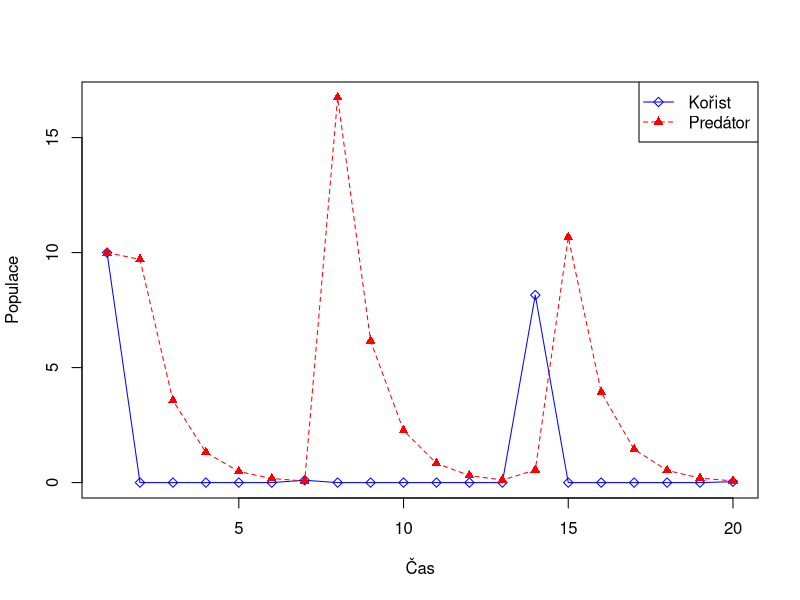
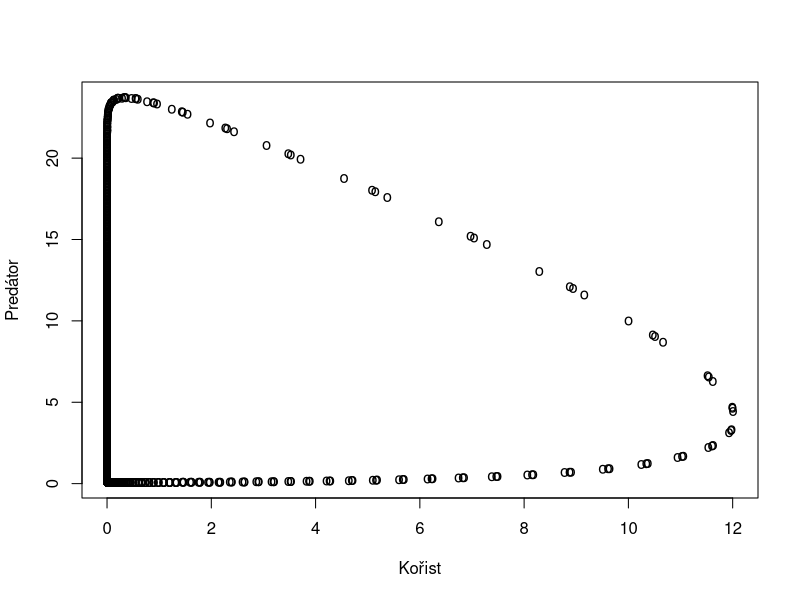

The R script that drew these images, in order:
# http://www.r-bloggers.com/lotka-volterra-model%C2%A0%C2%A0intro/
# and modified

library(deSolve)

lotkav <- function (time, state, pars) {
    with(as.list(c(state, pars)), {
        dx = x*(alpha - beta*y)
        dy = -y*(gamma - delta*x)
        return(list(c(dx, dy)))
    })
}
 
pars <- c(alpha = 2, beta = .5, gamma = .2, delta = .6)
state <- c(x = 10, y = 10)
time <- seq(0, 100, by = 0.05)
 
outDense <- as.data.frame(ode(func = lotkav, y = state, parms = pars, times = time))
out <- outDense[seq(1, 2000, 100),]


png("../images/lotkav-timeserie.png", bg = "transparent", width=300, height=300)
matplot(out[,-1], type = "o", pch=c(23, 17), col = c("blue", "red"), xlab = "Čas", ylab = "Populace")
legend("topright", c("Kořist", "Predátor"), lty = c(1,2), col = c("blue", "red"), pch=c(23, 17))
#title("Vývoj systému Predátor a kořist v čase")
dev.off()

png("../images/lotkav-oscil.png", bg = "transparent", width=300, height=300)
plot(outDense$x, outDense$y, pch = "o", xlab = "Kořist", ylab = "Predátor")
#title("Oscilace systému Predátor a kořist")
dev.off()
